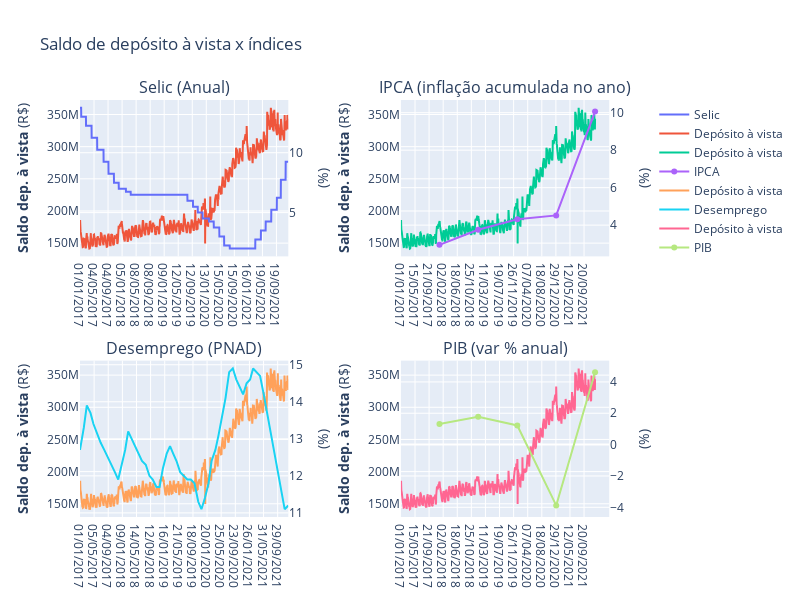

Notebook code cell kept with this figure:
### Markdown cell above
A partir do gráfico, observa-se que o comportamento da curva de depósitos à vista segue a mesma tendência dos dados da poupança. É possível, também, perceber uma oscilação maior em cada período nos depósitos à vista.

### Code cell
#Gráfico de depósitos à vista x índices

fig = make_subplots(rows=2, cols=2,subplot_titles=("Selic (Anual)","IPCA (inflação acumulada no ano)", "Desemprego (PNAD)", "PIB (var % anual)"),
                                       specs=[[{"secondary_y": True}, {"secondary_y": True}],
                           [{"secondary_y": True}, {"secondary_y": True}]])
                   
#Grafico 1 - depósitos a vista x selic
fig.add_trace(
    go.Scatter(x= Dados_selic['data'], y=Dados_selic['valor'], name="Selic"),row=1, col=1,
    secondary_y=True,
)

fig.add_trace(
    go.Scatter(x= avista['data'], y=avista['valor'], name="Depósito à vista"),row=1, col=1,
    secondary_y=False,
)


#Gráfico 2 - depósitos a vista x inflação
fig.add_trace(
    go.Scatter(x= avista['data'], y=avista['valor'], name="Depósito à vista"),row=1, col=2,
    secondary_y=False,
)

fig.add_trace(
    go.Scatter(x= Dados_ipca_anual['data'], y=Dados_ipca_anual['valor'], name="IPCA"),row=1, col=2,
    secondary_y=True,
)

#Gráfico 3 - depósitos a vista x desemprego

fig.add_trace(
    go.Scatter(x= avista['data'], y=avista['valor'], name="Depósito à vista"),row=2, col=1,
    secondary_y=False,
)

fig.add_trace(
    go.Scatter(x= Dados_desemprego['data'], y=Dados_desemprego['valor'], name="Desemprego"),row=2, col=1,
    secondary_y=True,
)
#Gráfico 4 - depósitos a vista x pib

fig.add_trace(
    go.Scatter(x= avista['data'], y=avista['valor'], name="Depósito à vista"),row=2, col=2,
    secondary_y=False,
)

fig.add_trace(
    go.Scatter(x= Dados_pib['data'], y=Dados_pib['valor'], name="PIB"),row=2, col=2,
    secondary_y=True,
)

fig.update_yaxes(title_text="<b>Saldo dep. à vista</b> (R$)", secondary_y=False, row=1, col=1)
fig.update_yaxes(title_text="(%)", secondary_y=True, row=1, col=1)

fig.update_yaxes(title_text="<b>Saldo dep. à vista</b> (R$)", secondary_y=False, row=1, col=2)
fig.update_yaxes(title_text="(%)", secondary_y=True, row=1, col=2)

fig.update_yaxes(title_text="<b>Saldo dep. à vista</b> (R$)", secondary_y=False, row=2, col=1)
fig.update_yaxes(title_text="(%)", secondary_y=True, row=2, col=1)

fig.update_yaxes(title_text="<b>Saldo dep. à vista</b> (R$)", secondary_y=False, row=2, col=2)
fig.update_yaxes(title_text="(%)", secondary_y=True, row=2, col=2)

fig.update_layout(height=600, width=800, title_text="Saldo de depósito à vista x índices")
fig.show()

### Figure 1 — Plotly figure (JSON) as saved in the notebook; plotly's stock layout.template omitted (floating-point values rounded to 4 significant figures; data arrays with more than 128 entries replaced by an {"elided": "..."} marker saying what was removed)
{"data": [{"name": "Selic", "type": "scatter", "x": {"elided": "1827 str values"}, "xaxis": "x", "y": {"elided": "1827 float values"}, "yaxis": "y2"}, {"name": "Depósito à vista", "type": "scatter", "x": {"elided": "1255 str values"}, "xaxis": "x", "y": {"elided": "1255 int values"}, "yaxis": "y"}, {"name": "Depósito à vista", "type": "scatter", "x": {"elided": "1255 str values"}, "xaxis": "x2", "y": {"elided": "1255 int values"}, "yaxis": "y3"}, {"name": "IPCA", "type": "scatter", "x": ["01/01/2018", "01/01/2019", "01/01/2020", "01/01/2021", "01/01/2022"], "xaxis": "x2", "y": [2.95, 3.75, 4.31, 4.52, 10.06], "yaxis": "y4"}, {"name": "Depósito à vista", "type": "scatter", "x": {"elided": "1255 str values"}, "xaxis": "x3", "y": {"elided": "1255 int values"}, "yaxis": "y5"}, {"name": "Desemprego", "type": "scatter", "x": ["01/01/2017", "01/02/2017", "01/03/2017", "01/04/2017", "01/05/2017", "01/06/2017", "01/07/2017", "01/08/2017", "01/09/2017", "01/10/2017", "01/11/2017", "01/12/2017", "01/01/2018", "01/02/2018", "01/03/2018", "01/04/2018", "01/05/2018", "01/06/2018", "01/07/2018", "01/08/2018", "01/09/2018", "01/10/2018", "01/11/2018", "01/12/2018", "01/01/2019", "01/02/2019", "01/03/2019", "01/04/2019", "01/05/2019", "01/06/2019", "01/07/2019", "01/08/2019", "01/09/2019", "01/10/2019", "01/11/2019", "01/12/2019", "01/01/2020", "01/02/2020", "01/03/2020", "01/04/2020", "01/05/2020", "01/06/2020", "01/07/2020", "01/08/2020", "01/09/2020", "01/10/2020", "01/11/2020", "01/12/2020", "01/01/2021", "01/02/2021", "01/03/2021", "01/04/2021", "01/05/2021", "01/06/2021", "01/07/2021", "01/08/2021", "01/09/2021", "01/10/2021", "01/11/2021", "01/12/2021", "01/01/2022"], "xaxis": "x3", "y": [12.7, 13.3, 13.9, 13.7, 13.4, 13.1, 12.9, 12.7, 12.5, 12.3, 12.1, 11.9, 12.3, 12.7, 13.2, 13, 12.8, 12.6, 12.4, 12.3, 12, 11.9, 11.7, 11.7, 12.2, 12.6, 12.8, 12.6, 12.4, 12.1, 12, 11.9, 11.9, 11.8, 11.3, 11.1, 11.4, 11.8, 12.4, 12.7, 13.1, 13.6, 14.1, 14.8, 14.9, 14.6, 14.4, 14.2, 14.5, 14.6, 14.9, 14.8, 14.7, 14.2, 13.7, 13.1, 12.6, 12.1, 11.6, 11.1, 11.2], "yaxis": "y6"}, {"name": "Depósito à vista", "type": "scatter", "x": {"elided": "1255 str values"}, "xaxis": "x4", "y": {"elided": "1255 int values"}, "yaxis": "y7"}, {"name": "PIB", "type": "scatter", "x": ["01/01/2018", "01/01/2019", "01/01/2020", "01/01/2021", "01/01/2022"], "xaxis": "x4", "y": [1.32, 1.78, 1.22, -3.88, 4.62], "yaxis": "y8"}], "layout": {"annotations": [{"font": {"size": 16}, "showarrow": false, "text": "Selic (Anual)", "x": 0.185, "xanchor": "center", "xref": "paper", "y": 1, "yanchor": "bottom", "yref": "paper"}, {"font": {"size": 16}, "showarrow": false, "text": "IPCA (inflação acumulada no ano)", "x": 0.755, "xanchor": "center", "xref": "paper", "y": 1, "yanchor": "bottom", "yref": "paper"}, {"font": {"size": 16}, "showarrow": false, "text": "Desemprego (PNAD)", "x": 0.185, "xanchor": "center", "xref": "paper", "y": 0.375, "yanchor": "bottom", "yref": "paper"}, {"font": {"size": 16}, "showarrow": false, "text": "PIB (var % anual)", "x": 0.755, "xanchor": "center", "xref": "paper", "y": 0.375, "yanchor": "bottom", "yref": "paper"}], "height": 600, "title": {"text": "Saldo de depósito à vista x índices"}, "width": 800, "xaxis": {"anchor": "y", "domain": [0, 0.37]}, "xaxis2": {"anchor": "y3", "domain": [0.57, 0.94]}, "xaxis3": {"anchor": "y5", "domain": [0, 0.37]}, "xaxis4": {"anchor": "y7", "domain": [0.57, 0.94]}, "yaxis": {"anchor": "x", "domain": [0.625, 1], "title": {"text": "<b>Saldo dep. à vista</b> (R$)"}}, "yaxis2": {"anchor": "x", "overlaying": "y", "side": "right", "title": {"text": "(%)"}}, "yaxis3": {"anchor": "x2", "domain": [0.625, 1], "title": {"text": "<b>Saldo dep. à vista</b> (R$)"}}, "yaxis4": {"anchor": "x2", "overlaying": "y3", "side": "right", "title": {"text": "(%)"}}, "yaxis5": {"anchor": "x3", "domain": [0, 0.375], "title": {"text": "<b>Saldo dep. à vista</b> (R$)"}}, "yaxis6": {"anchor": "x3", "overlaying": "y5", "side": "right", "title": {"text": "(%)"}}, "yaxis7": {"anchor": "x4", "domain": [0, 0.375], "title": {"text": "<b>Saldo dep. à vista</b> (R$)"}}, "yaxis8": {"anchor": "x4", "overlaying": "y7", "side": "right", "title": {"text": "(%)"}}}}
